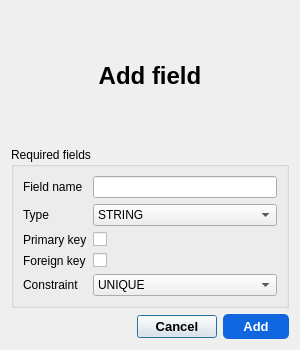
<?xml version="1.0" encoding="UTF-8"?>
<ui version="4.0">
 <class>AddFieldDialog</class>
 <widget class="QDialog" name="AddFieldDialog">
  <property name="geometry">
   <rect>
    <x>0</x>
    <y>0</y>
    <width>300</width>
    <height>350</height>
   </rect>
  </property>
  <property name="windowTitle">
   <string>Add field</string>
  </property>
  <layout class="QVBoxLayout" name="verticalLayout">
   <item>
    <widget class="QLabel" name="titleLabel">
     <property name="font">
      <font>
       <family>Segoe UI</family>
       <pointsize>18</pointsize>
       <bold>true</bold>
      </font>
     </property>
     <property name="text">
      <string>Add field</string>
     </property>
     <property name="alignment">
      <set>Qt::AlignmentFlag::AlignCenter</set>
     </property>
    </widget>
   </item>
   <item>
    <widget class="QGroupBox" name="requiredFieldsGroupBox">
     <property name="title">
      <string>Required fields</string>
     </property>
     <layout class="QFormLayout" name="formLayout">
      <item row="0" column="0">
       <widget class="QLabel" name="fieldNameLabel">
        <property name="text">
         <string>Field name</string>
        </property>
       </widget>
      </item>
      <item row="0" column="1">
       <widget class="QLineEdit" name="fieldNameLineEdit">
        <property name="text">
         <string/>
        </property>
       </widget>
      </item>
      <item row="1" column="0">
       <widget class="QLabel" name="fieldTypeLabel">
        <property name="text">
         <string>Type</string>
        </property>
       </widget>
      </item>
      <item row="1" column="1">
       <widget class="QComboBox" name="fieldTypeComboBox">
        <item>
         <property name="text">
          <string>STRING</string>
         </property>
        </item>
        <item>
         <property name="text">
          <string>INTEGER</string>
         </property>
        </item>
        <item>
         <property name="text">
          <string>DATE</string>
         </property>
        </item>
       </widget>
      </item>
      <item row="2" column="0">
       <widget class="QLabel" name="primaryKeyLabel">
        <property name="text">
         <string>Primary key</string>
        </property>
       </widget>
      </item>
      <item row="2" column="1">
       <widget class="QCheckBox" name="primaryKeyCheckBox"/>
      </item>
      <item row="3" column="0">
       <widget class="QLabel" name="foreignKeyLabel">
        <property name="text">
         <string>Foreign key</string>
        </property>
       </widget>
      </item>
      <item row="3" column="1">
       <widget class="QCheckBox" name="foreignKeyCheckBox"/>
      </item>
      <item row="4" column="0">
       <widget class="QLabel" name="constraintLabel">
        <property name="text">
         <string>Constraint</string>
        </property>
       </widget>
      </item>
      <item row="4" column="1">
       <widget class="QComboBox" name="constraintComboBox">
        <property name="duplicatesEnabled">
         <bool>false</bool>
        </property>
        <item>
         <property name="text">
          <string>UNIQUE</string>
         </property>
        </item>
        <item>
         <property name="text">
          <string>NULL</string>
         </property>
        </item>
       </widget>
      </item>
     </layout>
    </widget>
   </item>
   <item>
    <layout class="QHBoxLayout" name="buttonLayout">
     <item>
      <spacer name="horizontalSpacer">
       <property name="orientation">
        <enum>Qt::Orientation::Horizontal</enum>
       </property>
       <property name="sizeHint" stdset="0">
        <size>
         <width>0</width>
         <height>0</height>
        </size>
       </property>
      </spacer>
     </item>
     <item>
      <widget class="QPushButton" name="cancelButton">
       <property name="font">
        <font>
         <family>Segoe UI</family>
         <pointsize>10</pointsize>
         <bold>true</bold>
        </font>
       </property>
       <property name="text">
        <string>Cancel</string>
       </property>
      </widget>
     </item>
     <item>
      <widget class="QPushButton" name="addButton">
       <property name="font">
        <font>
         <family>Segoe UI</family>
         <pointsize>10</pointsize>
         <bold>true</bold>
        </font>
       </property>
       <property name="styleSheet">
        <string notr="true">background-color: #0F66DE; color: white; border-radius: 5px; padding: 5px 20px;</string>
       </property>
       <property name="text">
        <string>Add</string>
       </property>
      </widget>
     </item>
    </layout>
   </item>
  </layout>
 </widget>
 <resources/>
 <connections/>
</ui>
